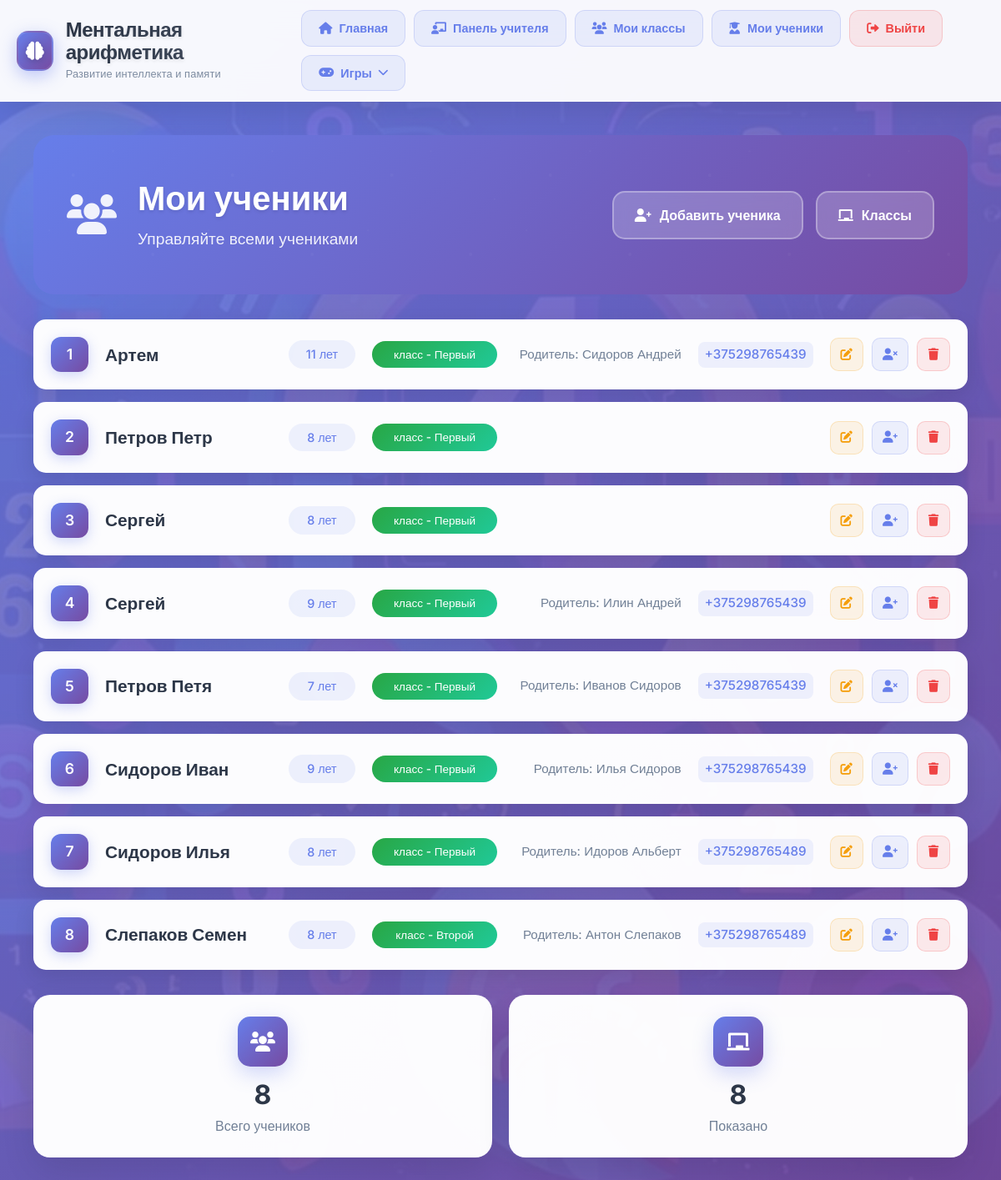
/teacher/students/ (signed in), run on the app's committed database.
### mental_app/models.py (models this page shows, shortened)
class Students(models.Model):
    name = models.CharField(max_length=50, verbose_name='Имя')
    surname = models.CharField(max_length=50, verbose_name='Фамилия', default='')
    age = models.IntegerField(verbose_name='Возраст')
    student_class = models.ForeignKey(Class, on_delete=models.CASCADE, related_name='students', verbose_name='Класс', null=True, blank=True)
    parent_first_name = models.CharField(max_length=50, blank=True, null=True, verbose_name='Имя родителя')
    parent_last_name = models.CharField(max_length=50, blank=True, null=True, verbose_name='Фамилия родителя')
    parent_phone_number = models.CharField(max_length=15, blank=True, null=True, verbose_name='Номер телефона родителя')
    created_at = models.DateTimeField(default=timezone.now)
    updated_at = models.DateTimeField(default=timezone.now)
    class Meta:
        verbose_name = 'Ученик'
        verbose_name_plural = 'Ученики'

class Class(models.Model):
    name = models.CharField(max_length=100, verbose_name='Название класса', help_text='Например: "А", "Б", "В", "1А", "2Б", "Математический", "Гуманитарный"')
    teacher = models.ForeignKey(TeacherProfile, on_delete=models.CASCADE, related_name='classes', verbose_name='Учитель')
    time = models.TimeField(verbose_name='Время занятий', help_text='Время начала занятий')
    days = models.CharField(max_length=100, verbose_name='Дни занятий', help_text='Например: "Пн, Ср, Пт" или "Вторник, Четверг"')
    academic_year = models.CharField(max_length=20, verbose_name='Учебный год', help_text='Например: 2024-2025, 2024/2025, 2024')
    created_at = models.DateTimeField(auto_now_add=True)
    class Meta:
        verbose_name = 'Класс'
        verbose_name_plural = 'Классы'
        unique_together = ['name', 'teacher', 'academic_year']

### mental_app/views.py (the view)
# urls.py: path('teacher/students/', views.students_list, name='students_list'),
@login_required
def students_list(request, class_id=None):
    try:
        teacher_profile = request.user.teacher_profile
        if teacher_profile.status != 'approved':
            return HttpResponseForbidden('Доступ запрещен')
        if class_id:
            class_obj = get_object_or_404(Class, id=class_id, teacher=teacher_profile)
            students = Students.objects.filter(student_class=class_obj).order_by('surname', 'name')
            context = {'students': students, 'class_obj': class_obj}
        else:
            students = Students.objects.filter(student_class__teacher=teacher_profile).order_by('surname', 'name')
            context = {'students': students}
        return render(request, 'students_list.html', context)
    except TeacherProfile.DoesNotExist:
        return HttpResponseForbidden('Доступ запрещен')

### templates/students_list.html (shortened to what this page needs)
{% extends 'base.html' %}
{% block content %}
<div class="students-container">
    <div class="page-header">
        <div class="header-content">
            <div class="header-icon">
                <i class="fas fa-users"></i>
            </div>
            <div class="header-text">
                <h1>
                    {% if class_obj %}
                        Ученики класса {{ class_obj.name }}
                    {% else %}
                        Мои ученики
                    {% endif %}
                </h1>
                <p>
                    {% if class_obj %}
                        {{ class_obj.grade }} класс - {{ class_obj.academic_year }}
                    {% else %}
                        Управляйте всеми учениками
                    {% endif %}
                </p>
            </div>
        </div>
        <div class="header-actions">
            {% if class_obj %}
                <a href="{% url 'student_create_in_class' class_obj.id %}" class="add-student-btn">
                    <i class="fas fa-user-plus"></i> Добавить ученика
                </a>
            {% else %}
                <a href="{% url 'student_create' %}" class="add-student-btn">
                    <i class="fas fa-user-plus"></i> Добавить ученика
                </a>
            {% endif %}
            <a href="{% url 'class_list' %}" class="classes-btn">
                <i class="fas fa-chalkboard"></i> Классы
            </a>
        </div>
    </div>
    <div class="students-content">
        {% if students %}
            <div class="students-list">
                {% for student in students %}
                <div class="student-item">
                    <div class="student-main-info">
                        <span class="student-number">{{ forloop.counter }}</span>
                        <span class="student-name">{{ student.surname }} {{ student.name }}</span>
                        <span class="student-age">{{ student.age }} лет</span>
                        {% if student.student_class %}
                            <span class="student-class">{{ student.student_class.grade }} класс - {{ student.student_class.name }}</span>
                        {% else %}
                            <span class="student-class no-class">Без класса</span>
                        {% endif %}
                    </div>
                    {% if student.parent_first_name or student.parent_last_name or student.parent_phone_number %}
                    <div class="student-details">
                        {% if student.parent_first_name or student.parent_last_name %}
                            <span class="parent-info">Родитель: {{ student.parent_last_name }} {{ student.parent_first_name }}</span>
                        {% endif %}
                        {% if student.parent_phone_number %}
                            <a href="tel:{{ student.parent_phone_number }}" class="phone-link">{{ student.parent_phone_number }}</a>
                        {% endif %}
                    </div>
                    {% endif %}
                    <div class="student-actions">
                        <a href="{% url 'student_edit' student.id %}" class="action-btn edit-btn" title="Редактировать">
                            <i class="fas fa-edit"></i>
                        </a>
                        {% if student.account %}
                            <a href="{% url 'delete_student_account' student.id %}" class="action-btn account-btn" title="Удалить аккаунт"
                               onclick="return confirm('Вы действительно хотите удалить аккаунт ученика {{ student.surname }} {{ student.name }}?')">
                                <i class="fas fa-user-times"></i>
                            </a>
                        {% else %}
                            <a href="{% url 'create_student_account' student.id %}" class="action-btn account-btn" title="Создать аккаунт">
                                <i class="fas fa-user-plus"></i>
                            </a>
                        {% endif %}
                        <button type="button" class="action-btn delete-btn" title="Удалить ученика"
                                onclick="confirmDelete('{{ student.surname }} {{ student.name }}', '{% url 'student_delete' student.id %}')">
                            <i class="fas fa-trash"></i>
                        </button>
                    </div>
                </div>
                {% endfor %}
            </div>
            <div class="stats-section">
                <div class="stat-card">
                    <div class="stat-icon">
                        <i class="fas fa-users"></i>
                    </div>
                    <div class="stat-info">
                        <h3>{{ students.count }}</h3>
                        <p>Всего учеников</p>
                    </div>
                </div>
                <div class="stat-card">
                    <div class="stat-icon">
                        <i class="fas fa-chalkboard"></i>
                    </div>
                    <div class="stat-info">
                        <h3>{{ students|length }}</h3>
                        <p>Показано</p>
                    </div>
                </div>
            </div>
        {% endif %}
    </div>
</div>
{% endblock %}

### static/styles.css (style rules this page uses)
:root { --primary-color: #667eea; --primary-gradient: linear-gradient(135deg, #667eea 0%, #764ba2 100%); --secondary-color: #6c757d; --info-color: #17a2b8; --success-color: #28a745; --warning-color: #ffc107; --danger-color: #dc3545; --text-primary: #2d3748; --text-secondary: #4a5568; --text-muted: #718096; --bg-white: rgba(255, 255, 255, 0.95); --border-radius: 12px; --box-shadow: 0 8px 32px rgba(0, 0, 0, 0.1); --transition: all 0.3s ease; }

### templates/base.html (style rules this page uses)
body { margin: 0; font-family: 'Inter', sans-serif; color: #333; background: linear-gradient(135deg, #667eea 0%, #764ba2 100%); min-height: 100vh; position: relative; overflow-x: hidden; width: 100%; max-width: 100vw; }
html { overflow-x: hidden; width: 100%; max-width: 100vw; }
body::before { content: ''; position: fixed; top: 0; left: 0; width: 100%; height: 100%; background: url('/static/фон.jpg') no-repeat center center; background-size: cover; opacity: 0.08; z-index: -1; }
.header-content { display: flex; align-items: center; justify-content: space-between; padding: 12px 0; overflow: visible; }
* { box-sizing: border-box; max-width: 100%; }
html { scrollbar-width: none; }
body { -ms-overflow-style: none; }

### data on the page
Students: name "Артем", age "11", student_class.name "Первый", parent_last_name "Сидоров", parent_first_name "Андрей", parent_phone_number "+375298765439"
Students: name "Петров Петр", age "8", student_class.name "Первый"
Students: name "Сергей", age "8", student_class.name "Первый"
Students: name "Сергей", age "9", student_class.name "Первый", parent_last_name "Илин", parent_first_name "Андрей", parent_phone_number "+375298765439"
Students: surname "Петров", name "Петя", age "7", student_class.name "Первый", parent_last_name "Иванов", parent_first_name "Сидоров", parent_phone_number "+375298765439"
Students: surname "Сидоров", name "Иван", age "9", student_class.name "Первый", parent_last_name "Илья", parent_first_name "Сидоров", parent_phone_number "+375298765439"
Students: surname "Сидоров", name "Илья", age "8", student_class.name "Первый", parent_last_name "Идоров", parent_first_name "Альберт", parent_phone_number "+375298765489"
Students: surname "Слепаков", name "Семен", age "8", student_class.name "Второй", parent_last_name "Антон", parent_first_name "Слепаков", parent_phone_number "+375298765489"

### other printed values
{{ students.count }} "8"
{{ students|length }} "8"
